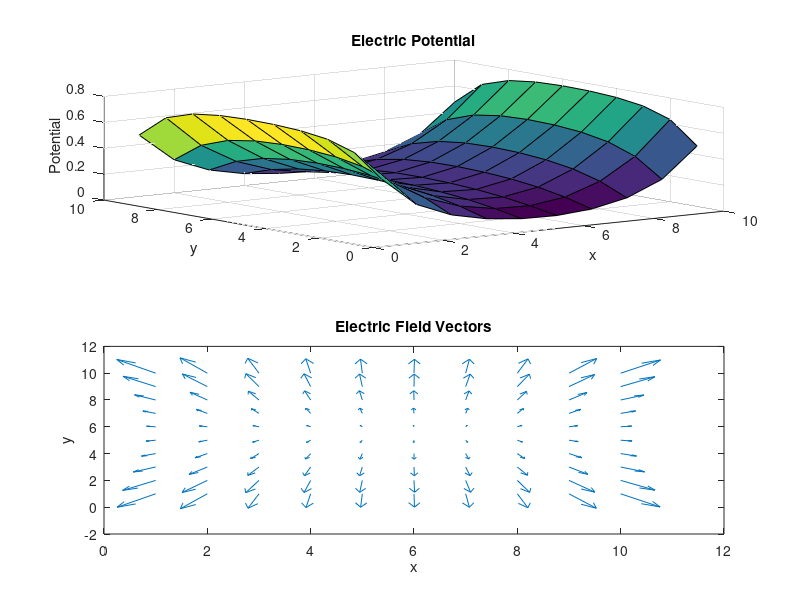

This chart was generated by the following MATLAB code:
nx = 10;
ny = 10;
n_iterations = 10;

% Boundary conditions
BC_left = 1;
BC_right = 1;
BC_top = 0;
BC_bottom = 0;

% Solution matrix
V = zeros (ny, nx);


for k = 1 : n_iterations
    for j = 1: ny
        for i = 1 : nx
           
           %checking boundary conditions
           switch j
                case 1
                    V_bottom = BC_bottom;
                    V_top = V( j + 1, i);
                case ny
                    V_bottom = V( j - 1, i);
                    V_top = BC_top;
                otherwise 
                    V_bottom = V( j - 1, i);
                    V_top = V( j + 1, i);
           end

           switch i
                case 1
                    V_left= BC_left;
                    V_right = V(j, i + 1);
                case nx
                    V_left = V(j, i - 1);
                    V_right = BC_right;
                otherwise 
                    V_left = V( j, i - 1);
                    V_right = V(j, i + 1);
            end
                     
            V(j, i) = (V_left + V_right + V_top + V_bottom) / 4;
            
     
        end
    end
end

[Ey,Ex] = gradient(V);

            subplot(2,1,1) 
            surf (V)
            title("Electric Potential")
            xlabel("x")
            ylabel("y")
            zlabel("Potential")

            subplot(2,1,2) 
            quiver(-Ex', Ey', 1)
            title("Electric Field Vectors")
            xlabel("x")
            ylabel("y")


